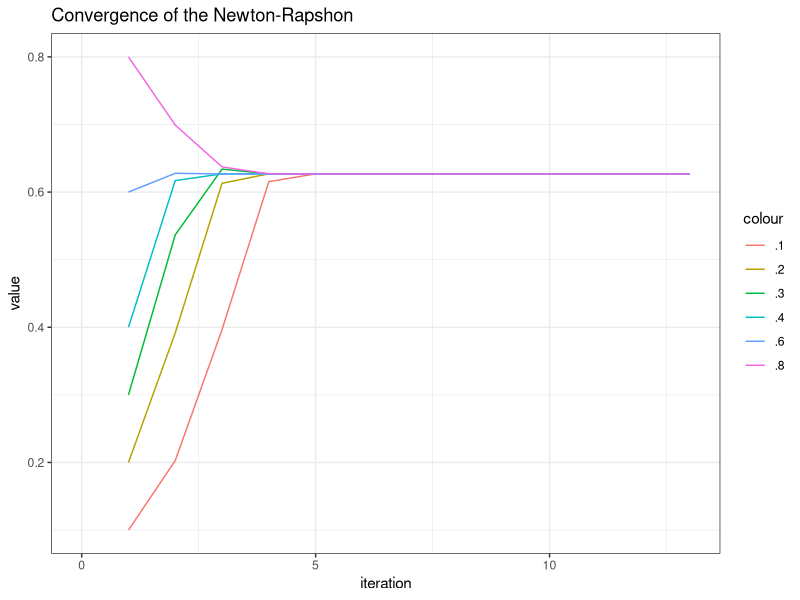
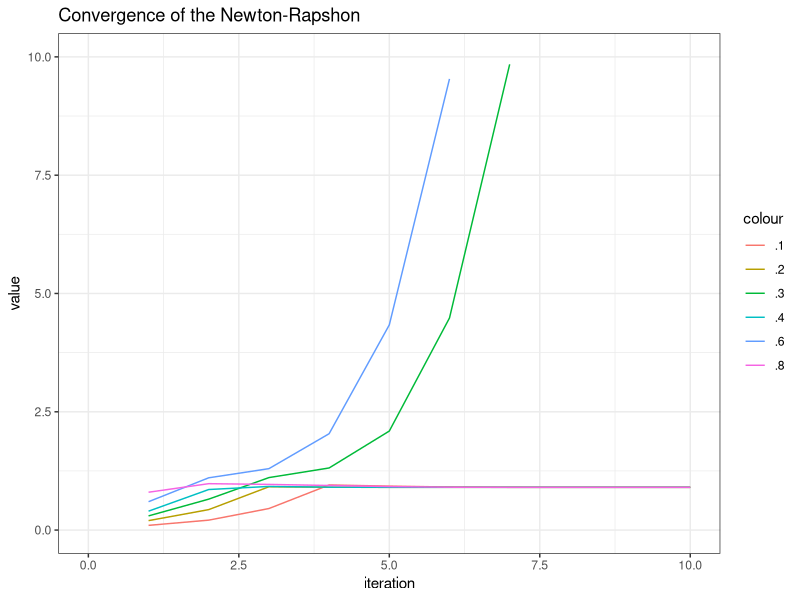
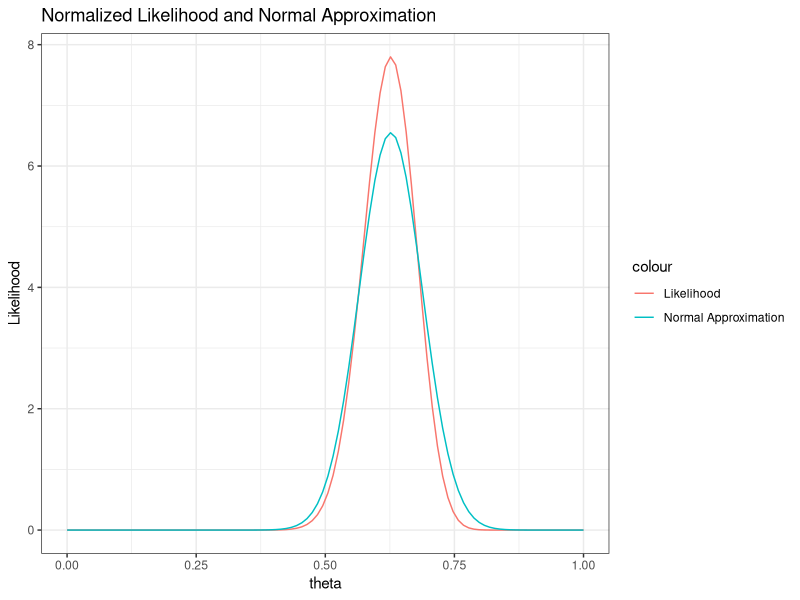
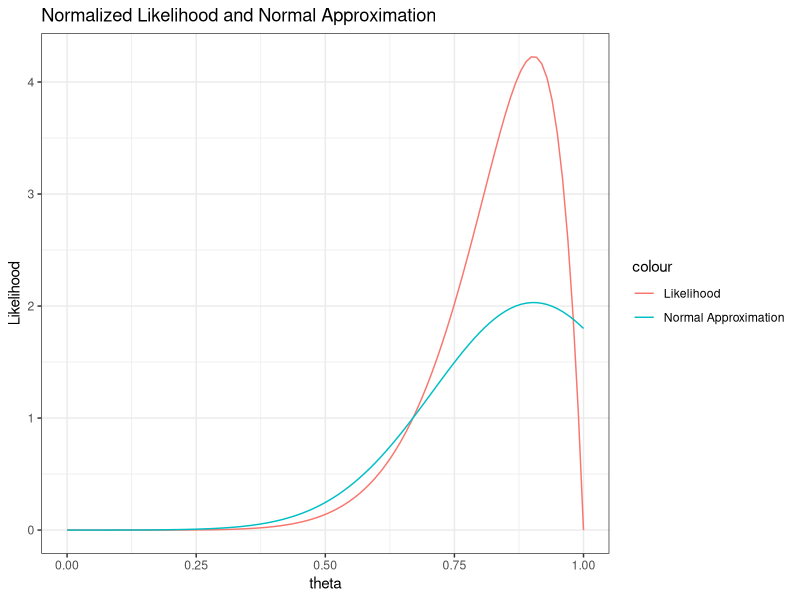

Write R code to recreate these figures, in order.
## ---- chunk 1
knitr::opts_chunk$set(echo = TRUE, warning = FALSE, message = FALSE)
## ---- chunk 2
likeB = function(theta){
  125*log((2+theta)/4) + 18*log((1-theta)/4) + 20*log((1-theta)/4) + 34*log(theta/4)
}
dlikeB = function(theta){ 
  125/4 * 4/(2+theta) - 18/4 * 4/(1-theta) - 20/4 * 4/(1-theta) + 34/4 * 4/theta
}
d2likeB = function(theta){
  -125/(2+theta)^2 - 18/(1-theta)^2 - 20/(1-theta)^2 - 34/(theta)^2
}
resB = NULL
for (theta_0 in c(.1,.2,.3,.4,.6,.8)){
  x = c(theta_0,rep(NA, 100))
  for (j in 1:100){
    x[j+1] = x[j] - dlikeB(x[j])/d2likeB(x[j])
  }
  resB = cbind(resB, x)
}
library(dplyr)
resB = data.frame(iteration = 1:101, resB) 
colnames(resB) = c("iteration", "x.1", "x.2", "x.3", "x.4", "x.6", "x.8")
library(ggplot2)
ggplot(data = resB, aes(x = iteration)) +
  geom_line(aes(y = x.1, color = ".1")) +
  geom_line(aes(y = x.2, color = ".2")) +
  geom_line(aes(y = x.3, color = ".3")) +
  geom_line(aes(y = x.4, color = ".4")) +
  geom_line(aes(y = x.6, color = ".6")) +
  geom_line(aes(y = x.8, color = ".8")) +
  theme_bw() +
  xlim(0,13) +
  ggtitle("Convergence of the Newton-Rapshon") +
  ylab("value")
## ---- chunk 3
likeC = function(theta){
  14*log((2+theta)/4)  + 1*log((1-theta)/4) + 5*log(theta/4)
}
dlikeC = function(theta){ 
  14/4 * 4/(2+theta) - 1/4 * 4/(1-theta) + 5/4 * 4/theta
}
d2likeC = function(theta){
  -14/(2+theta)^2 -1/(1-theta)^2 - 5/(theta)^2
}
resC = NULL
for (theta_0 in c(.1,.2,.3,.4,.6,.8)){
  x = c(theta_0,rep(NA, 100))
  for (j in 1:100){
    x[j+1] = x[j] - dlikeC(x[j])/d2likeC(x[j])
  }
  resC = cbind(resC, x)
}
library(dplyr)
resC = data.frame(iteration = 1:101, resC) 
colnames(resC) = c("iteration", "x.1", "x.2", "x.3", "x.4", "x.6", "x.8")
library(ggplot2)
ggplot(data = resC, aes(x = iteration)) +
  geom_line(aes(y = x.1, color = ".1")) +
  geom_line(aes(y = x.2, color = ".2")) +
  geom_line(aes(y = x.3, color = ".3")) +
  geom_line(aes(y = x.4, color = ".4")) +
  geom_line(aes(y = x.6, color = ".6")) +
  geom_line(aes(y = x.8, color = ".8")) +
  theme_bw() +
  xlim(0,10) + 
  ylim(0,10) +
  ggtitle("Convergence of the Newton-Rapshon") +
  ylab("value")
## ---- chunk 4
mleB = 0.6268
varB = -1/(-197/4 *((2+mleB)^-2 + 2*(1-mleB)^-1) + mleB^-1)
nB = 197
theta.plot = seq(0,1,length.out = 100)
LikeB = function(theta){
  ((2+theta)/4)^125 * ((1-theta)/4)^18 * ((1-theta)/4)^20 * ((theta)/4)^34
}
plotB = data.frame(theta = theta.plot, 
                   Likelihood = LikeB(theta.plot)/integrate(LikeB, 0, 1)$value, 
                   norm = dnorm(theta.plot, mean = mleB, sd = sqrt(varB)))
ggplot(data = plotB, aes(x = theta)) +
  geom_line(aes(y = Likelihood, color = "Likelihood")) +
  geom_line(aes(y = norm, color = "Normal Approximation")) +
  theme_bw() +
  ggtitle("Normalized Likelihood and Normal Approximation")
## ---- chunk 5
mleC = 0.9034
varC = -1/(-20/4 *((2+mleB)^-2 + 2*(1-mleB)^-1) + mleB^-1)
nC = 197
theta.plot = seq(0,1,length.out = 100)
LikeC = function(theta){
  ((2+theta)/4)^14 * ((1-theta)/4)^0 * ((1-theta)/4)^1 * ((theta)/4)^5
}
plotC = data.frame(theta = theta.plot, 
                   Likelihood = LikeC(theta.plot)/integrate(LikeC, 0, 1)$value, 
                   norm = dnorm(theta.plot, mean = mleC, sd = sqrt(varC)))
ggplot(data = plotC, aes(x = theta)) +
  geom_line(aes(y = Likelihood, color = "Likelihood")) +
  geom_line(aes(y = norm, color = "Normal Approximation")) +
  theme_bw() +
  ggtitle("Normalized Likelihood and Normal Approximation") 
